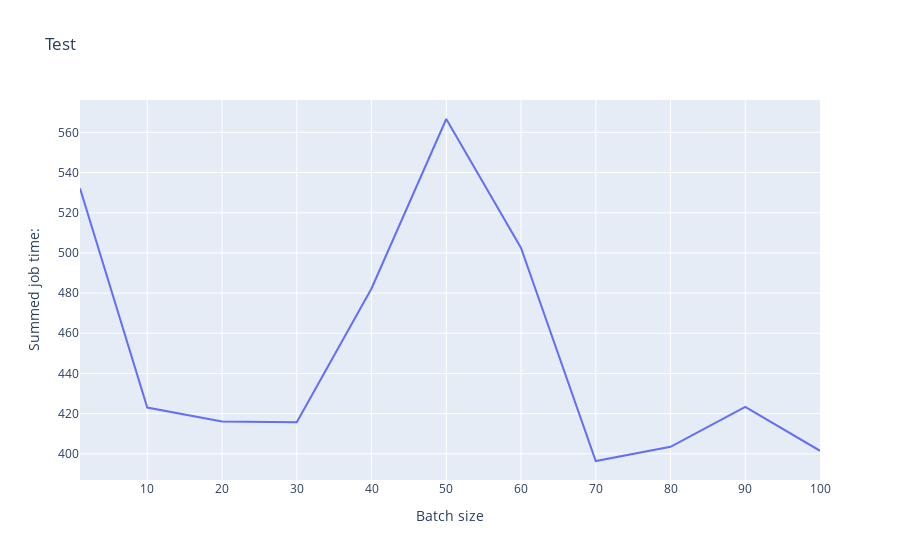

Notebook code cell kept with this figure:
### Code cell
fig = px.line(df, x="Batch size", y="Summed job time:", title='Test')
#layout = go.Layout(yaxis=dict(tickformat=".2%"))
#fig.update_layout(yaxis_tickformat=".2%")
fig.update_yaxes(type='linear')

fig.show()

### Figure 1 — Plotly figure (JSON) as saved in the notebook; plotly's stock layout.template omitted (floating-point values rounded to 4 significant figures)
{"data": [{"hovertemplate": "Batch size=%{x}<br>Summed job time:=%{y}<extra></extra>", "legendgroup": "", "line": {"color": "#636efa", "dash": "solid"}, "marker": {"symbol": "circle"}, "mode": "lines", "name": "", "orientation": "v", "showlegend": false, "type": "scatter", "x": [1, 10, 20, 30, 40, 50, 60, 70, 80, 90, 100], "xaxis": "x", "y": ["532.13", "423.00", "416.13", "415.72", "482.28", "566.67", "502.43", "396.41", "403.46", "423.35", "401.50"], "yaxis": "y"}], "layout": {"legend": {"tracegroupgap": 0}, "title": {"text": "Test"}, "xaxis": {"anchor": "y", "domain": [0, 1], "title": {"text": "Batch size"}}, "yaxis": {"anchor": "x", "domain": [0, 1], "title": {"text": "Summed job time:"}, "type": "linear"}}}
